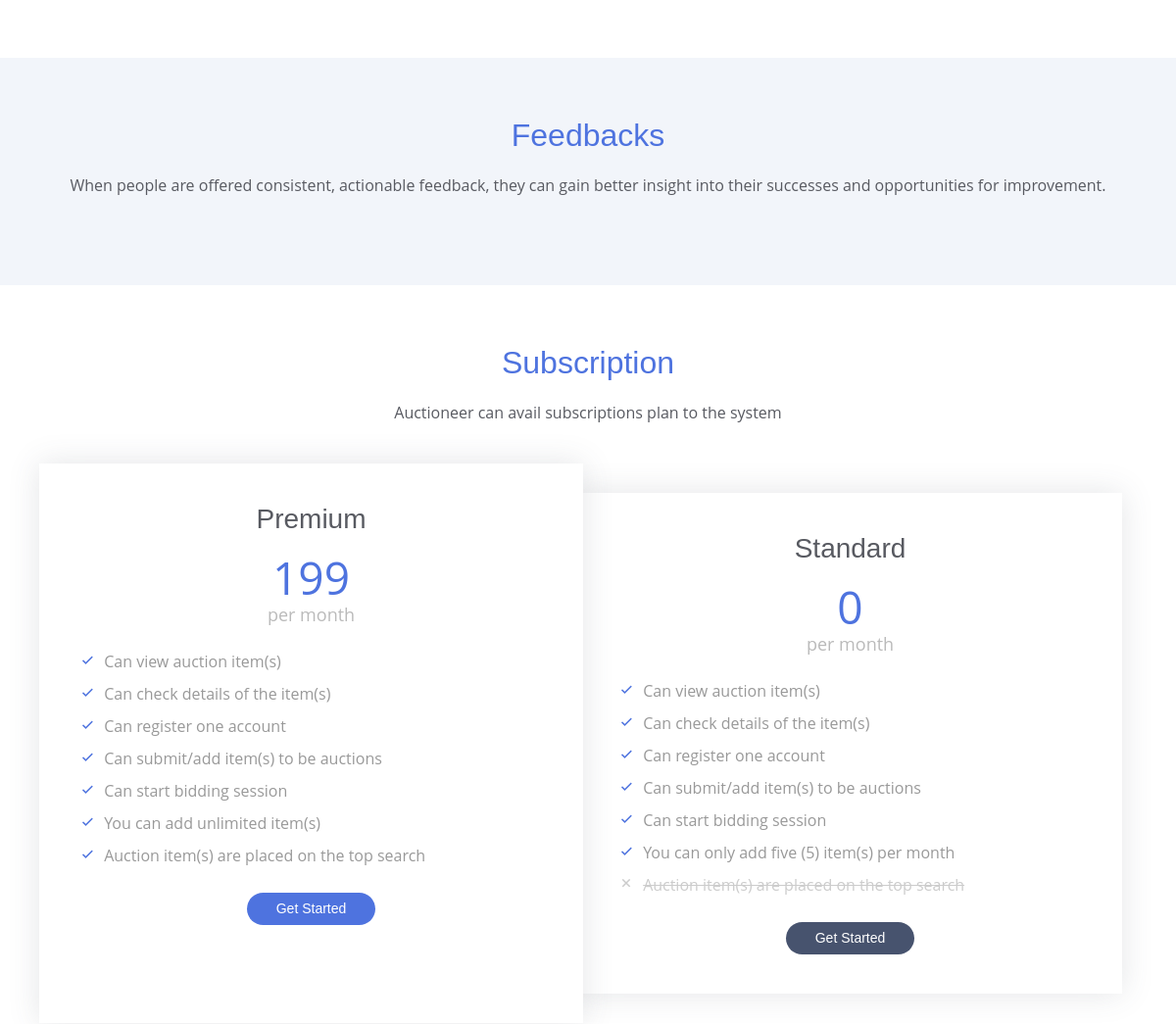
/landing.php (middle part), run on an earlier commit of the app's database.
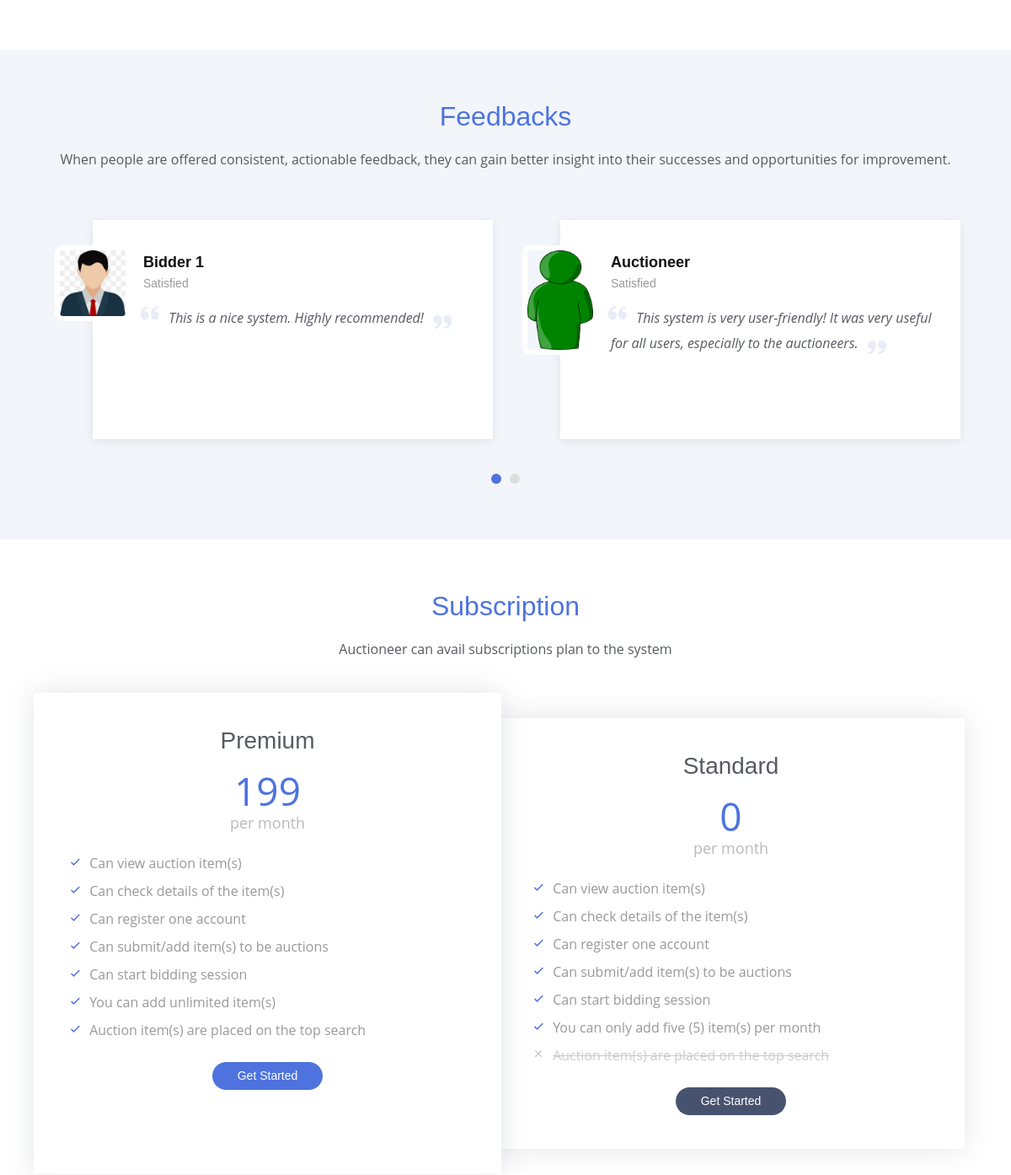
And on a later commit of the database.
### tables this page shows
CREATE TABLE `feedbacks` (
  `id` int(11) NOT NULL,
  `user_id` int(11) NOT NULL,
  `feedback` varchar(255) DEFAULT NULL,
  `comment` text NOT NULL,
  `date_created` datetime NOT NULL DEFAULT current_timestamp() ON UPDATE current_timestamp()
);

CREATE TABLE `users` (
  `id` int(11) NOT NULL,
  `name` varchar(255) NOT NULL,
  `address` varchar(255) NOT NULL,
  `username` varchar(50) NOT NULL,
  `password` varchar(255) NOT NULL,
  `date_of_birth` datetime DEFAULT NULL,
  `gender` varchar(255) NOT NULL,
  `contact` varchar(255) DEFAULT NULL,
  `role` varchar(255) NOT NULL,
  `avatar` text NOT NULL,
  `subscription` varchar(255) DEFAULT NULL,
  `payment_option` varchar(255) DEFAULT NULL,
  `date_added` datetime DEFAULT current_timestamp()
);

### landing.php (the view, shortened to what this page needs)
<?php
    require_once "config.php";
    $sql = "SELECT * FROM feedbacks
            LEFT JOIN users ON feedbacks.user_id = users.id";
    $item_feedbacks = mysqli_query($link, $sql);
    $feedbacks = $item_feedbacks->fetch_all(MYSQLI_ASSOC);
?>
<!DOCTYPE html>
<html lang="en">
<head>
  <link href="css/collectibles-auctions.css" rel="stylesheet">
  <link href="landing-assets/vendor/bootstrap/css/bootstrap.min.css" rel="stylesheet">
  <link href="landing-assets/vendor/icofont/icofont.min.css" rel="stylesheet">
  <link href="landing-assets/vendor/boxicons/css/boxicons.min.css" rel="stylesheet">
  <link href="landing-assets/vendor/owl.carousel/assets/owl.carousel.min.css" rel="stylesheet">
  <link href="landing-assets/vendor/venobox/venobox.css" rel="stylesheet">
  <link href="landing-assets/vendor/aos/aos.css" rel="stylesheet">
  <link href="landing-assets/css/landing.css" rel="stylesheet">
</head>
<body>
  <main id="main">
    <section id="features" class="features">
    </section>
    <section id="testimonials" class="testimonials section-bg">
      <div class="container">
        <div class="section-title">
          <h2>Feedbacks</h2>
          <p>When people are offered consistent, actionable feedback, they can gain better insight into their successes and opportunities for improvement.</p>
        </div>
        <div class="owl-carousel testimonials-carousel" data-aos="fade-up">
          <?php if (array_filter($feedbacks) != []) {
            foreach ($feedbacks as $feedback) { ?>
              <div class="testimonial-wrap">
                <div class="testimonial-item">
                  <img src="assets/uploads/<?php echo $feedback["avatar"]; ?>" class="testimonial-img" alt="">
                  <h3><?php echo $feedback["name"]; ?></h3>
                  <h4><?php echo $feedback["feedback"]; ?></h4>
                  <p>
                    <i class="bx bxs-quote-alt-left quote-icon-left"></i>
                      <?php echo $feedback["comment"]; ?>
                    <i class="bx bxs-quote-alt-right quote-icon-right"></i>
                  </p>
                </div>
              </div>
              <?php  }
            } ?>
        </div>
      </div>
    </section>
    <section id="pricing" class="pricing">
      <div class="container">
        <div class="section-title">
          <h2>Subscription</h2>
          <p>Auctioneer can avail subscriptions plan to the system</p>
        </div>
        <div class="row no-gutters">
          <div class="col-lg-6 box featured" data-aos="fade-up">
            <h3>Premium</h3>
            <h4>199<span>per month</span></h4>
            <ul>
            <li><i class="bx bx-check"></i> Can view auction item(s)</li>
              <li><i class="bx bx-check"></i> Can check details of the item(s)</li>
              <li><i class="bx bx-check"></i> Can register one account</li>
              <li><i class="bx bx-check"></i> <span>Can submit/add item(s) to be auctions</span></li>
              <li><i class="bx bx-check"></i> <span>Can start bidding session</span></li>
              <li><i class="bx bx-check"></i> <span>You can add unlimited item(s)</span></li>
              <li><i class="bx bx-check"></i> <span>Auction item(s) are placed on the top search</span></li>
            </ul>
            <a href="register.php" class="get-started-btn">Get Started</a>
          </div>
          <div class="col-lg-6 box" data-aos="fade-left">
            <h3>Standard</h3>
            <h4>0<span>per month</span></h4>
            <ul>
            <li><i class="bx bx-check"></i> Can view auction item(s)</li>
              <li><i class="bx bx-check"></i> Can check details of the item(s)</li>
              <li><i class="bx bx-check"></i> Can register one account</li>
              <li><i class="bx bx-check"></i> <span>Can submit/add item(s) to be auctions</span></li>
              <li><i class="bx bx-check"></i> <span>Can start bidding session</span></li>
              <li><i class="bx bx-check"></i> <span>You can only add five (5) item(s) per month</span></li>
              <li class="na"><i class="bx bx-x"></i> <span>Auction item(s) are placed on the top search</span></li>
            </ul>
            <a href="register" class="get-started-btn">Get Started</a>
          </div>
        </div>
      </div>
    </section>
  </main>
</body>
</html>

### landing-assets/css/landing.css (style rules this page uses)
body { font-family: "Open Sans", sans-serif; color: #585a61; }
a { color: #4E73DF; }
h1, h2, h3, h4, h5, h6 { font-family: "Raleway", sans-serif; }
#main { margin-top: 75px; }
section { padding: 60px 0; overflow: hidden; }
.section-bg { background-color: #f2f5fa; }
.section-title { text-align: center; padding-bottom: 30px; }
.section-title h2 { font-size: 32px; font-weight: 400; margin-bottom: 20px; padding-bottom: 0; color: #4E73DF; font-family: "Poppins", sans-serif; }
.section-title p { margin-bottom: 0; }
.testimonials .testimonial-wrap { padding-left: 50px; }
.testimonials .testimonial-item { box-sizing: content-box; padding: 30px 30px 30px 60px; margin: 30px 15px; min-height: 200px; box-shadow: 0px 2px 12px rgba(0, 0, 0, 0.08); position: relative; background: #fff; }
.testimonials .testimonial-item .testimonial-img { width: 90px; border-radius: 10px; border: 6px solid #fff; position: absolute; left: -45px; }
.testimonials .testimonial-item h3 { font-size: 18px; font-weight: bold; margin: 10px 0 5px 0; color: #111; }
.testimonials .testimonial-item h4 { font-size: 14px; color: #999; margin: 0; }
.testimonials .testimonial-item .quote-icon-left, .testimonials .testimonial-item .quote-icon-right { color: #e8ecf5; font-size: 26px; }
.testimonials .testimonial-item .quote-icon-left { display: inline-block; left: -5px; position: relative; }
.testimonials .testimonial-item .quote-icon-right { display: inline-block; right: -5px; position: relative; top: 10px; }
.testimonials .testimonial-item p { font-style: italic; margin: 15px auto 15px auto; }
.pricing .row { padding-top: 40px; }
.pricing .box { padding: 40px; margin-bottom: 30px; box-shadow: 0px 0px 30px rgba(73, 78, 92, 0.15); background: #fff; text-align: center; }
.pricing h3 { font-weight: 300; margin-bottom: 15px; font-size: 28px; }
.pricing h4 { font-size: 46px; color: #4E73DF; font-weight: 400; font-family: "Open Sans", sans-serif; margin-bottom: 25px; }
.pricing h4 span { color: #bababa; font-size: 18px; display: block; }
.pricing ul { padding: 0; list-style: none; color: #999; text-align: left; line-height: 20px; }
.pricing ul li { padding-bottom: 12px; }
.pricing ul i { color: #4E73DF; font-size: 18px; padding-right: 4px; }
.pricing ul .na { color: #ccc; }
.pricing ul .na i { color: #ccc; }
.pricing ul .na span { text-decoration: line-through; }
.pricing .get-started-btn { background: #47536e; display: inline-block; padding: 6px 30px; border-radius: 20px; color: #fff; transition: none; font-size: 14px; font-weight: 400; font-family: "Raleway", sans-serif; transition: 0.3s; }
.pricing .featured { z-index: 10; margin: -30px -5px 0 -5px; }
.pricing .featured .get-started-btn { background: #4E73DF; }

What changed in the data, as far as the page shows it:
added feedbacks: user.avatar (picture), user.name "Bidder 1", feedback "Satisfied", comment "This is a nice system. Highly recommended!"
added feedbacks: user.avatar (picture), user.name "Auctioneer", feedback "Satisfied", comment "This system is very user-friendly! It was very useful for all users, especially to the auctioneers."
